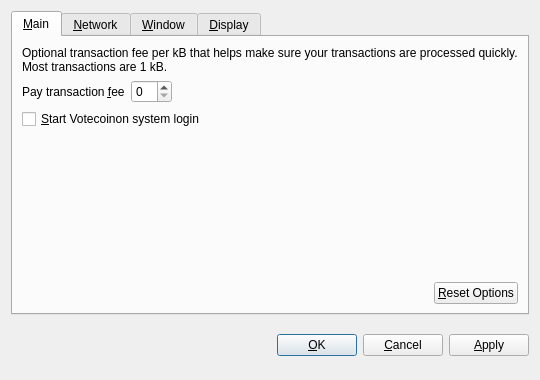
<?xml version="1.0" encoding="UTF-8"?>
<ui version="4.0">
 <class>OptionsDialog</class>
 <widget class="QDialog" name="OptionsDialog">
  <property name="geometry">
   <rect>
    <x>0</x>
    <y>0</y>
    <width>540</width>
    <height>380</height>
   </rect>
  </property>
  <property name="windowTitle">
   <string>Options</string>
  </property>
  <property name="modal">
   <bool>true</bool>
  </property>
  <layout class="QVBoxLayout" name="verticalLayout">
   <item>
    <widget class="QTabWidget" name="tabWidget">
     <property name="tabPosition">
      <enum>QTabWidget::North</enum>
     </property>
     <property name="currentIndex">
      <number>0</number>
     </property>
     <widget class="QWidget" name="tabMain">
      <attribute name="title">
       <string>&amp;Main</string>
      </attribute>
      <layout class="QVBoxLayout" name="verticalLayout_Main">
       <item>
        <widget class="QLabel" name="transactionFeeInfoLabel">
         <property name="text">
          <string>Optional transaction fee per kB that helps make sure your transactions are processed quickly. Most transactions are 1 kB.</string>
         </property>
         <property name="textFormat">
          <enum>Qt::PlainText</enum>
         </property>
         <property name="wordWrap">
          <bool>true</bool>
         </property>
        </widget>
       </item>
       <item>
        <layout class="QHBoxLayout" name="horizontalLayout_1_Main">
         <item>
          <widget class="QLabel" name="transactionFeeLabel">
           <property name="text">
            <string>Pay transaction &amp;fee</string>
           </property>
           <property name="textFormat">
            <enum>Qt::PlainText</enum>
           </property>
           <property name="buddy">
            <cstring>transactionFee</cstring>
           </property>
          </widget>
         </item>
         <item>
          <widget class="BitcoinAmountField" name="transactionFee"/>
         </item>
         <item>
          <spacer name="horizontalSpacer_1_Main">
           <property name="orientation">
            <enum>Qt::Horizontal</enum>
           </property>
           <property name="sizeHint" stdset="0">
            <size>
             <width>40</width>
             <height>20</height>
            </size>
           </property>
          </spacer>
         </item>
        </layout>
       </item>
       <item>
        <widget class="QCheckBox" name="bitcoinAtStartup">
         <property name="toolTip">
          <string>Automatically start Votecoinafter logging in to the system.</string>
         </property>
         <property name="text">
          <string>&amp;Start Votecoinon system login</string>
         </property>
        </widget>
       </item>
       <item>
        <spacer name="verticalSpacer_Main">
         <property name="orientation">
          <enum>Qt::Vertical</enum>
         </property>
         <property name="sizeHint" stdset="0">
          <size>
           <width>20</width>
           <height>40</height>
          </size>
         </property>
        </spacer>
       </item>
       <item>
        <layout class="QHBoxLayout" name="horizontalLayout_2_Main">
         <item>
          <spacer name="horizontalSpacer_2_Main">
           <property name="orientation">
            <enum>Qt::Horizontal</enum>
           </property>
           <property name="sizeHint" stdset="0">
            <size>
             <width>40</width>
             <height>20</height>
            </size>
           </property>
          </spacer>
         </item>
         <item>
          <widget class="QPushButton" name="resetButton">
           <property name="toolTip">
            <string>Reset all client options to default.</string>
           </property>
           <property name="text">
            <string>&amp;Reset Options</string>
           </property>
           <property name="autoDefault">
            <bool>false</bool>
           </property>
          </widget>
         </item>
        </layout>
       </item>
      </layout>
     </widget>
     <widget class="QWidget" name="tabNetwork">
      <attribute name="title">
       <string>&amp;Network</string>
      </attribute>
      <layout class="QVBoxLayout" name="verticalLayout_Network">
       <item>
        <widget class="QCheckBox" name="mapPortUpnp">
         <property name="toolTip">
          <string>Automatically open the Bitcoin client port on the router. This only works when your router supports UPnP and it is enabled.</string>
         </property>
         <property name="text">
          <string>Map port using &amp;UPnP</string>
         </property>
        </widget>
       </item>
       <item>
        <widget class="QCheckBox" name="connectSocks">
         <property name="toolTip">
          <string>Connect to the Bitcoin network through a SOCKS proxy (e.g. when connecting through Tor).</string>
         </property>
         <property name="text">
          <string>&amp;Connect through SOCKS proxy:</string>
         </property>
        </widget>
       </item>
       <item>
        <layout class="QHBoxLayout" name="horizontalLayout_Network">
         <item>
          <widget class="QLabel" name="proxyIpLabel">
           <property name="text">
            <string>Proxy &amp;IP:</string>
           </property>
           <property name="textFormat">
            <enum>Qt::PlainText</enum>
           </property>
           <property name="buddy">
            <cstring>proxyIp</cstring>
           </property>
          </widget>
         </item>
         <item>
          <widget class="QValidatedLineEdit" name="proxyIp">
           <property name="maximumSize">
            <size>
             <width>140</width>
             <height>16777215</height>
            </size>
           </property>
           <property name="toolTip">
            <string>IP address of the proxy (e.g. 127.0.0.1)</string>
           </property>
          </widget>
         </item>
         <item>
          <widget class="QLabel" name="proxyPortLabel">
           <property name="text">
            <string>&amp;Port:</string>
           </property>
           <property name="textFormat">
            <enum>Qt::PlainText</enum>
           </property>
           <property name="buddy">
            <cstring>proxyPort</cstring>
           </property>
          </widget>
         </item>
         <item>
          <widget class="QLineEdit" name="proxyPort">
           <property name="maximumSize">
            <size>
             <width>55</width>
             <height>16777215</height>
            </size>
           </property>
           <property name="toolTip">
            <string>Port of the proxy (e.g. 9050)</string>
           </property>
          </widget>
         </item>
         <item>
          <widget class="QLabel" name="socksVersionLabel">
           <property name="text">
            <string>SOCKS &amp;Version:</string>
           </property>
           <property name="textFormat">
            <enum>Qt::PlainText</enum>
           </property>
           <property name="buddy">
            <cstring>socksVersion</cstring>
           </property>
          </widget>
         </item>
         <item>
          <widget class="QValueComboBox" name="socksVersion">
           <property name="toolTip">
            <string>SOCKS version of the proxy (e.g. 5)</string>
           </property>
          </widget>
         </item>
         <item>
          <spacer name="horizontalSpacer_Network">
           <property name="orientation">
            <enum>Qt::Horizontal</enum>
           </property>
           <property name="sizeHint" stdset="0">
            <size>
             <width>40</width>
             <height>20</height>
            </size>
           </property>
          </spacer>
         </item>
        </layout>
       </item>
       <item>
        <spacer name="verticalSpacer_Network">
         <property name="orientation">
          <enum>Qt::Vertical</enum>
         </property>
         <property name="sizeHint" stdset="0">
          <size>
           <width>20</width>
           <height>40</height>
          </size>
         </property>
        </spacer>
       </item>
      </layout>
     </widget>
     <widget class="QWidget" name="tabWindow">
      <attribute name="title">
       <string>&amp;Window</string>
      </attribute>
      <layout class="QVBoxLayout" name="verticalLayout_Window">
       <item>
        <widget class="QCheckBox" name="minimizeToTray">
         <property name="toolTip">
          <string>Show only a tray icon after minimizing the window.</string>
         </property>
         <property name="text">
          <string>&amp;Minimize to the tray instead of the taskbar</string>
         </property>
        </widget>
       </item>
       <item>
        <widget class="QCheckBox" name="minimizeOnClose">
         <property name="toolTip">
          <string>Minimize instead of exit the application when the window is closed. When this option is enabled, the application will be closed only after selecting Quit in the menu.</string>
         </property>
         <property name="text">
          <string>M&amp;inimize on close</string>
         </property>
        </widget>
       </item>
       <item>
        <spacer name="verticalSpacer_Window">
         <property name="orientation">
          <enum>Qt::Vertical</enum>
         </property>
         <property name="sizeHint" stdset="0">
          <size>
           <width>20</width>
           <height>40</height>
          </size>
         </property>
        </spacer>
       </item>
      </layout>
     </widget>
     <widget class="QWidget" name="tabDisplay">
      <attribute name="title">
       <string>&amp;Display</string>
      </attribute>
      <layout class="QVBoxLayout" name="verticalLayout_Display">
       <item>
        <layout class="QHBoxLayout" name="horizontalLayout_1_Display">
         <item>
          <widget class="QLabel" name="langLabel">
           <property name="text">
            <string>User Interface &amp;language:</string>
           </property>
           <property name="textFormat">
            <enum>Qt::PlainText</enum>
           </property>
           <property name="buddy">
            <cstring>lang</cstring>
           </property>
          </widget>
         </item>
         <item>
          <widget class="QValueComboBox" name="lang">
           <property name="toolTip">
            <string>The user interface language can be set here. This setting will take effect after restarting Bitcoin.</string>
           </property>
          </widget>
         </item>
        </layout>
       </item>
       <item>
        <layout class="QHBoxLayout" name="horizontalLayout_2_Display">
         <item>
          <widget class="QLabel" name="unitLabel">
           <property name="text">
            <string>&amp;Unit to show amounts in:</string>
           </property>
           <property name="textFormat">
            <enum>Qt::PlainText</enum>
           </property>
           <property name="buddy">
            <cstring>unit</cstring>
           </property>
          </widget>
         </item>
         <item>
          <widget class="QValueComboBox" name="unit">
           <property name="toolTip">
            <string>Choose the default subdivision unit to show in the interface and when sending coins.</string>
           </property>
          </widget>
         </item>
        </layout>
       </item>
       <item>
        <widget class="QCheckBox" name="displayAddresses">
         <property name="toolTip">
          <string>Whether to show Bitcoin addresses in the transaction list or not.</string>
         </property>
         <property name="text">
          <string>&amp;Display addresses in transaction list</string>
         </property>
        </widget>
       </item>
       <item>
        <spacer name="verticalSpacer_Display">
         <property name="orientation">
          <enum>Qt::Vertical</enum>
         </property>
         <property name="sizeHint" stdset="0">
          <size>
           <width>20</width>
           <height>40</height>
          </size>
         </property>
        </spacer>
       </item>
      </layout>
     </widget>
    </widget>
   </item>
   <item>
    <layout class="QHBoxLayout" name="horizontalLayout_Buttons">
     <item>
      <spacer name="horizontalSpacer_1">
       <property name="orientation">
        <enum>Qt::Horizontal</enum>
       </property>
       <property name="sizeHint" stdset="0">
        <size>
         <width>40</width>
         <height>48</height>
        </size>
       </property>
      </spacer>
     </item>
     <item>
      <widget class="QLabel" name="statusLabel">
       <property name="font">
        <font>
         <weight>75</weight>
         <bold>true</bold>
        </font>
       </property>
       <property name="text">
        <string/>
       </property>
       <property name="textFormat">
        <enum>Qt::PlainText</enum>
       </property>
       <property name="wordWrap">
        <bool>true</bool>
       </property>
      </widget>
     </item>
     <item>
      <spacer name="horizontalSpacer_2">
       <property name="orientation">
        <enum>Qt::Horizontal</enum>
       </property>
       <property name="sizeHint" stdset="0">
        <size>
         <width>40</width>
         <height>48</height>
        </size>
       </property>
      </spacer>
     </item>
     <item>
      <widget class="QPushButton" name="okButton">
       <property name="text">
        <string>&amp;OK</string>
       </property>
      </widget>
     </item>
     <item>
      <widget class="QPushButton" name="cancelButton">
       <property name="text">
        <string>&amp;Cancel</string>
       </property>
       <property name="autoDefault">
        <bool>false</bool>
       </property>
      </widget>
     </item>
     <item>
      <widget class="QPushButton" name="applyButton">
       <property name="text">
        <string>&amp;Apply</string>
       </property>
       <property name="autoDefault">
        <bool>false</bool>
       </property>
      </widget>
     </item>
    </layout>
   </item>
  </layout>
 </widget>
 <customwidgets>
  <customwidget>
   <class>BitcoinAmountField</class>
   <extends>QSpinBox</extends>
   <header>bitcoinamountfield.h</header>
  </customwidget>
  <customwidget>
   <class>QValueComboBox</class>
   <extends>QComboBox</extends>
   <header>qvaluecombobox.h</header>
  </customwidget>
  <customwidget>
   <class>QValidatedLineEdit</class>
   <extends>QLineEdit</extends>
   <header>qvalidatedlineedit.h</header>
  </customwidget>
 </customwidgets>
 <resources/>
 <connections/>
</ui>
